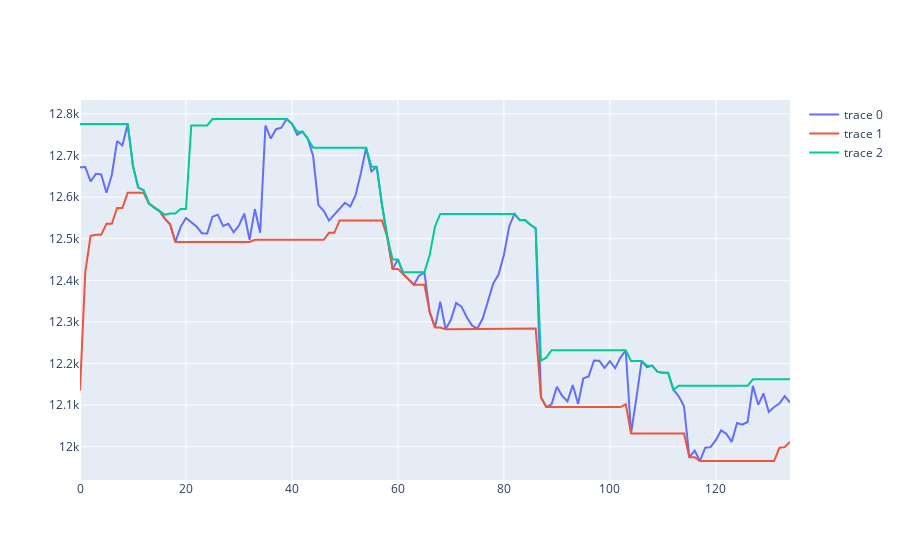

Notebook code cell kept with this figure:
### Code cell
s, e = -150, -15
fig = go.Figure()
fig.add_trace(go.Scatter(x=df.index, y=df.VarName2[s:e]))
fig.add_trace(go.Scatter(x=df.index, y=df['min'][s:e]))
fig.add_trace(go.Scatter(x=df.index, y=df['max'][s:e]))
fig.show()

### Figure 1 — Plotly figure (JSON) as saved in the notebook; plotly's stock layout.template omitted (floating-point values rounded to 4 significant figures; data arrays with more than 128 entries replaced by an {"elided": "..."} marker saying what was removed)
{"data": [{"type": "scatter", "x": {"elided": "11064 int values"}, "y": {"elided": "135 float values"}}, {"type": "scatter", "x": {"elided": "11064 int values"}, "y": {"elided": "135 float values"}}, {"type": "scatter", "x": {"elided": "11064 int values"}, "y": {"elided": "135 float values"}}], "layout": {}}
